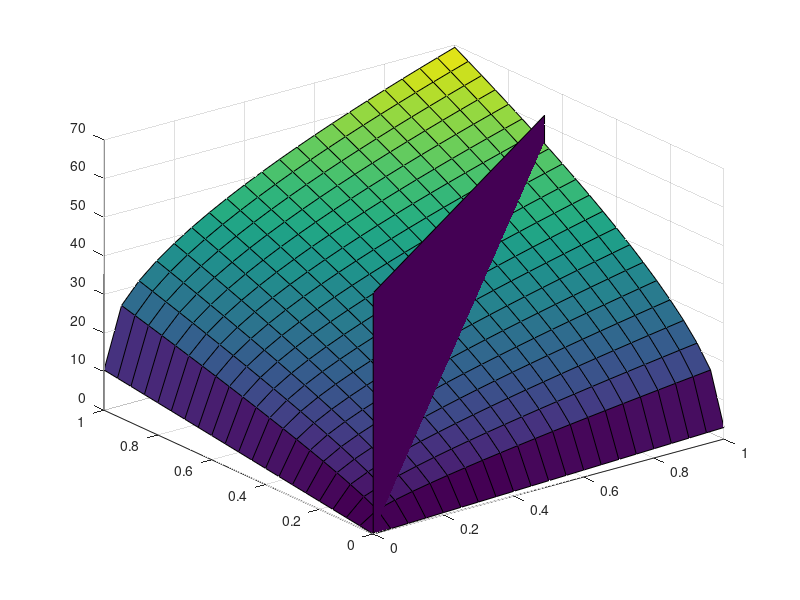

Recreate this plot in MATLAB.
% this script shows that the certainty equivalent for a power utility functions 
% is homogeneous
% see "Risk and Asset Allocation" - Springer (2005), by A. Meucci

clear; clc; close all

%%%%%%%%%%%%%%%%%%%%%%%%%%%%%%%%%%%%%%%%%%%%%%%%%%%%%%%%%%%%%%%%%%%%%%%%%%%%%%%%%%%%%%%%%%%%%%%%%%%%%%%%%%%%%%%%%%%%%%%
% inputs (log-normal market, power utility)
%%%%%%%%%%%%%%%%%%%%%%%%%%%%%%%%%%%%%%%%%%%%%%%%%%%%%%%%%%%%%%%%%%%%%%%%%%%%%%%%%%%%%%%%%%%%%%%%%%%%%%%%%%%%%%%%%%%%%%%

Mu=[1 2]';
sigma=[2 5];
Rho=-.5;
NumSimulations=10000;
Gamma=.03;

Alpha_1s=[0:.05:1];
Alpha_2s=[0:.05:1];

Line=2/3; % radial line

%%%%%%%%%%%%%%%%%%%%%%%%%%%%%%%%%%%%%%%%%%%%%%%%%%%%%%%%%%%%%%%%%%%%%%%%%%%%%%%%%%%%%%%%%%%%%%%%%%%%%%%%%%%%%%%%%%%%%%
% process data
%%%%%%%%%%%%%%%%%%%%%%%%%%%%%%%%%%%%%%%%%%%%%%%%%%%%%%%%%%%%%%%%%%%%%%%%%%%%%%%%%%%%%%%%%%%%%%%%%%%%%%%%%%%%%%%%%%%%%%
C=[1 Rho; Rho 1];
Sigma=diag(sigma)*C*diag(sigma);
CompoundedReturns=mvnrnd(Mu,Sigma,NumSimulations);
Prices=exp(CompoundedReturns);

% compute CE
CE=zeros(length(Alpha_1s),length(Alpha_2s));
for n=1:length(Alpha_1s)
    Countdown = length(Alpha_1s)-n+1
    for m=1:length(Alpha_2s)
        Alpha=[Alpha_1s(n); Alpha_2s(m)];
        Portfolio=Prices*Alpha;
       
        U=Portfolio.^Gamma;
        Exp_U=mean(U);
        CE(n,m)=Exp_U.^(1/Gamma);
              
    end
end

%%%%%%%%%%%%%%%%%%%%%%%%%%%%%%%%%%%%%%%%%%%%%%%%%%%%%%%%%%%%%%%%%%%%%%%%%%%%%%%%%%%%%%%%%%%%%%%%%%%%%%%%%%%%%%%%%%
% plots
%%%%%%%%%%%%%%%%%%%%%%%%%%%%%%%%%%%%%%%%%%%%%%%%%%%%%%%%%%%%%%%%%%%%%%%%%%%%%%%%%%%%%%%%%%%%%%%%%%%%%%%%%%%%%%%%%%%%%%
[ALPHA_1s,ALPHA_2s] = meshgrid(Alpha_1s,Alpha_2s);
figure
hf=surf(ALPHA_1s,ALPHA_2s,CE');

% plot plane for radial allocation
a1=[Alpha_1s(1) Alpha_1s(1) Alpha_1s(end) Alpha_1s(end)];
a2=Line*a1;
Zz=[0 .9*max(max(CE)) .9*max(max(CE)) 0];
hold on
h=fill3(a1,a2,Zz,Zz);
grid on
